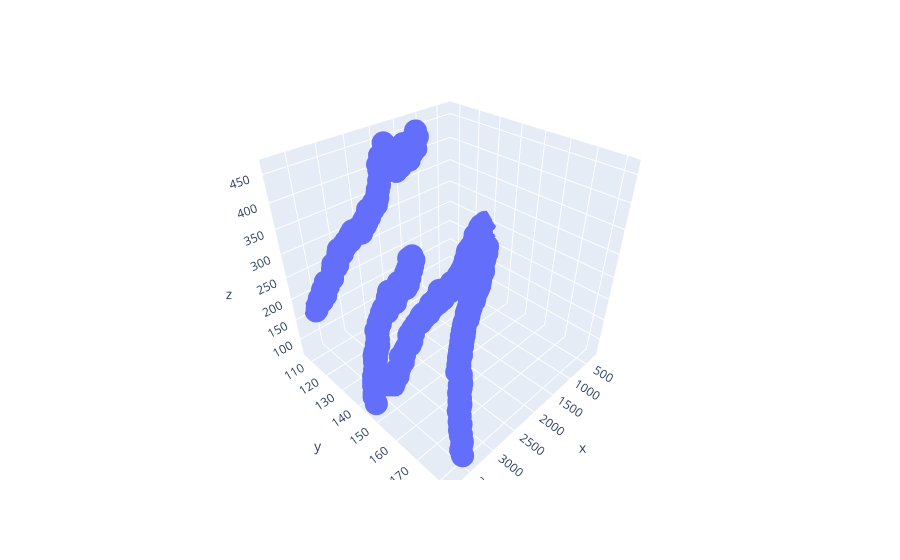

Notebook cell for this chart:
### Code cell
'''Test if marker recognization is sufficient'''
from pvc_tensile_experiment.Functions import *

# variable inputs
folderName = 'Data/PVC P2 Test_4'

# set pixel area limits for the search region and the
# the lower color bound
searchRegion = [50, 1500]
lowerColorLims = [80, 170, 100]

# define the opening kernel and use
kernelSize = 3
useKernel = True

# check the particle areas are increasing and verify if there are abnormal changes to position
MaskCheck(folderName, searchRegion, lowerColorLims, useKernel, kernelSize)

### Figure 1 — Plotly figure (JSON) as saved in the notebook; plotly's stock layout.template omitted (floating-point values rounded to 4 significant figures; data arrays with more than 128 entries replaced by an {"elided": "..."} marker saying what was removed)
{"data": [{"hovertemplate": "x=%{x}<br>y=%{y}<br>z=%{z}<extra></extra>", "legendgroup": "", "marker": {"color": "#636efa", "symbol": "circle"}, "mode": "markers", "name": "", "scene": "scene", "showlegend": false, "type": "scatter3d", "x": {"elided": "928 int values"}, "y": {"elided": "928 int values"}, "z": {"elided": "928 float values"}}], "layout": {"legend": {"tracegroupgap": 0}, "margin": {"t": 60}, "scene": {"domain": {"x": [0, 1], "y": [0, 1]}, "xaxis": {"title": {"text": "x"}}, "yaxis": {"title": {"text": "y"}}, "zaxis": {"title": {"text": "z"}}}}}
